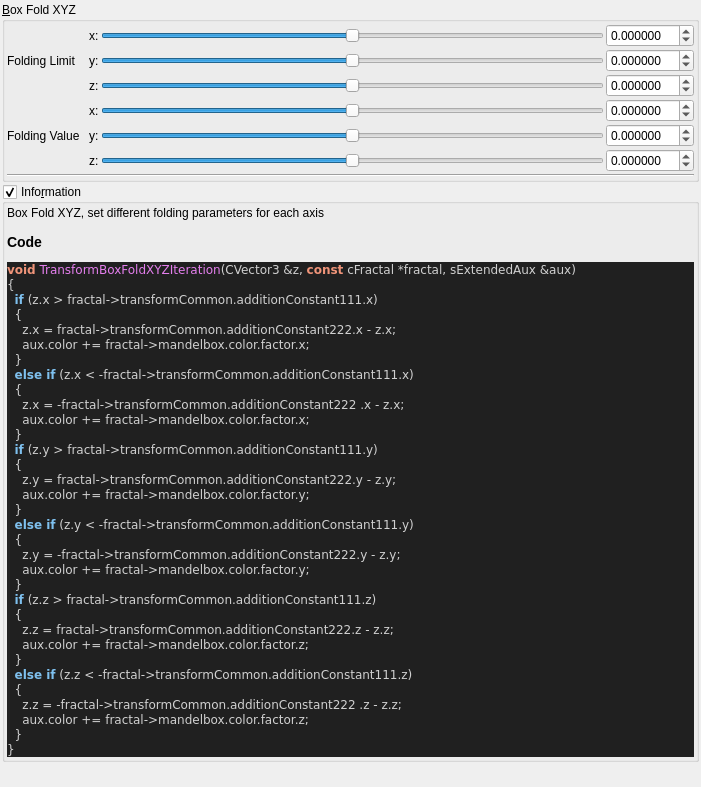
<?xml version="1.0" encoding="UTF-8"?>
<ui version="4.0">
 <class>Form</class>
 <widget class="QWidget" name="Form">
  <property name="geometry">
   <rect>
    <x>0</x>
    <y>0</y>
    <width>701</width>
    <height>787</height>
   </rect>
  </property>
  <property name="windowTitle">
   <string>Form</string>
  </property>
  <layout class="QVBoxLayout" name="verticalLayout">
   <property name="spacing">
    <number>2</number>
   </property>
   <property name="leftMargin">
    <number>2</number>
   </property>
   <property name="topMargin">
    <number>2</number>
   </property>
   <property name="rightMargin">
    <number>2</number>
   </property>
   <property name="bottomMargin">
    <number>2</number>
   </property>
   <item>
    <widget class="QGroupBox" name="groupBox_2">
     <property name="title">
      <string>&amp;Box Fold XYZ</string>
     </property>
     <property name="checkable">
      <bool>false</bool>
     </property>
     <layout class="QVBoxLayout" name="verticalLayout_38" stretch="0,0">
      <property name="spacing">
       <number>2</number>
      </property>
      <property name="leftMargin">
       <number>2</number>
      </property>
      <property name="topMargin">
       <number>2</number>
      </property>
      <property name="rightMargin">
       <number>2</number>
      </property>
      <property name="bottomMargin">
       <number>2</number>
      </property>
      <item>
       <layout class="QGridLayout" name="gridLayout_61">
        <property name="spacing">
         <number>2</number>
        </property>
        <item row="0" column="4">
         <widget class="MyDoubleSpinBox" name="spinbox3_transf_addition_constant_111_x">
          <property name="sizePolicy">
           <sizepolicy hsizetype="Minimum" vsizetype="Maximum">
            <horstretch>0</horstretch>
            <verstretch>0</verstretch>
           </sizepolicy>
          </property>
          <property name="prefix">
           <string/>
          </property>
          <property name="suffix">
           <string/>
          </property>
          <property name="decimals">
           <number>6</number>
          </property>
          <property name="minimum">
           <double>-99.989999999999995</double>
          </property>
          <property name="maximum">
           <double>99.989999999999995</double>
          </property>
          <property name="singleStep">
           <double>0.100000000000000</double>
          </property>
         </widget>
        </item>
        <item row="4" column="3">
         <widget class="QSlider" name="slider3_transf_addition_constant_222_y">
          <property name="sizePolicy">
           <sizepolicy hsizetype="Expanding" vsizetype="Maximum">
            <horstretch>0</horstretch>
            <verstretch>0</verstretch>
           </sizepolicy>
          </property>
          <property name="minimum">
           <number>-5000000</number>
          </property>
          <property name="maximum">
           <number>5000000</number>
          </property>
          <property name="singleStep">
           <number>1</number>
          </property>
          <property name="orientation">
           <enum>Qt::Horizontal</enum>
          </property>
         </widget>
        </item>
        <item row="3" column="4">
         <widget class="MyDoubleSpinBox" name="spinbox3_transf_addition_constant_222_x">
          <property name="sizePolicy">
           <sizepolicy hsizetype="Minimum" vsizetype="Maximum">
            <horstretch>0</horstretch>
            <verstretch>0</verstretch>
           </sizepolicy>
          </property>
          <property name="prefix">
           <string/>
          </property>
          <property name="suffix">
           <string/>
          </property>
          <property name="decimals">
           <number>6</number>
          </property>
          <property name="minimum">
           <double>-99.989999999999995</double>
          </property>
          <property name="maximum">
           <double>99.989999999999995</double>
          </property>
          <property name="singleStep">
           <double>0.100000000000000</double>
          </property>
         </widget>
        </item>
        <item row="4" column="4">
         <widget class="MyDoubleSpinBox" name="spinbox3_transf_addition_constant_222_y">
          <property name="sizePolicy">
           <sizepolicy hsizetype="Minimum" vsizetype="Maximum">
            <horstretch>0</horstretch>
            <verstretch>0</verstretch>
           </sizepolicy>
          </property>
          <property name="prefix">
           <string/>
          </property>
          <property name="suffix">
           <string/>
          </property>
          <property name="decimals">
           <number>6</number>
          </property>
          <property name="minimum">
           <double>-99.989999999999995</double>
          </property>
          <property name="maximum">
           <double>99.989999999999995</double>
          </property>
          <property name="singleStep">
           <double>0.100000000000000</double>
          </property>
         </widget>
        </item>
        <item row="1" column="4">
         <widget class="MyDoubleSpinBox" name="spinbox3_transf_addition_constant_111_y">
          <property name="sizePolicy">
           <sizepolicy hsizetype="Minimum" vsizetype="Maximum">
            <horstretch>0</horstretch>
            <verstretch>0</verstretch>
           </sizepolicy>
          </property>
          <property name="prefix">
           <string/>
          </property>
          <property name="suffix">
           <string/>
          </property>
          <property name="decimals">
           <number>6</number>
          </property>
          <property name="minimum">
           <double>-99.989999999999995</double>
          </property>
          <property name="maximum">
           <double>99.989999999999995</double>
          </property>
          <property name="singleStep">
           <double>0.100000000000000</double>
          </property>
         </widget>
        </item>
        <item row="3" column="3">
         <widget class="QSlider" name="slider3_transf_addition_constant_222_x">
          <property name="sizePolicy">
           <sizepolicy hsizetype="Preferred" vsizetype="Preferred">
            <horstretch>0</horstretch>
            <verstretch>0</verstretch>
           </sizepolicy>
          </property>
          <property name="minimum">
           <number>-5000000</number>
          </property>
          <property name="maximum">
           <number>5000000</number>
          </property>
          <property name="singleStep">
           <number>1</number>
          </property>
          <property name="orientation">
           <enum>Qt::Horizontal</enum>
          </property>
         </widget>
        </item>
        <item row="2" column="4">
         <widget class="MyDoubleSpinBox" name="spinbox3_transf_addition_constant_111_z">
          <property name="sizePolicy">
           <sizepolicy hsizetype="Minimum" vsizetype="Maximum">
            <horstretch>0</horstretch>
            <verstretch>0</verstretch>
           </sizepolicy>
          </property>
          <property name="prefix">
           <string/>
          </property>
          <property name="suffix">
           <string/>
          </property>
          <property name="decimals">
           <number>6</number>
          </property>
          <property name="minimum">
           <double>-99.989999999999995</double>
          </property>
          <property name="maximum">
           <double>99.989999999999995</double>
          </property>
          <property name="singleStep">
           <double>0.100000000000000</double>
          </property>
         </widget>
        </item>
        <item row="5" column="3">
         <widget class="QSlider" name="slider3_transf_addition_constant_222_z">
          <property name="sizePolicy">
           <sizepolicy hsizetype="Expanding" vsizetype="Maximum">
            <horstretch>0</horstretch>
            <verstretch>0</verstretch>
           </sizepolicy>
          </property>
          <property name="minimum">
           <number>-5000000</number>
          </property>
          <property name="maximum">
           <number>5000000</number>
          </property>
          <property name="singleStep">
           <number>1</number>
          </property>
          <property name="orientation">
           <enum>Qt::Horizontal</enum>
          </property>
         </widget>
        </item>
        <item row="5" column="4">
         <widget class="MyDoubleSpinBox" name="spinbox3_transf_addition_constant_222_z">
          <property name="sizePolicy">
           <sizepolicy hsizetype="Minimum" vsizetype="Maximum">
            <horstretch>0</horstretch>
            <verstretch>0</verstretch>
           </sizepolicy>
          </property>
          <property name="prefix">
           <string/>
          </property>
          <property name="suffix">
           <string/>
          </property>
          <property name="decimals">
           <number>6</number>
          </property>
          <property name="minimum">
           <double>-99.989999999999995</double>
          </property>
          <property name="maximum">
           <double>99.989999999999995</double>
          </property>
          <property name="singleStep">
           <double>0.100000000000000</double>
          </property>
         </widget>
        </item>
        <item row="2" column="3">
         <widget class="QSlider" name="slider3_transf_addition_constant_111_z">
          <property name="sizePolicy">
           <sizepolicy hsizetype="Expanding" vsizetype="Maximum">
            <horstretch>0</horstretch>
            <verstretch>0</verstretch>
           </sizepolicy>
          </property>
          <property name="minimum">
           <number>-5000000</number>
          </property>
          <property name="maximum">
           <number>5000000</number>
          </property>
          <property name="singleStep">
           <number>1</number>
          </property>
          <property name="orientation">
           <enum>Qt::Horizontal</enum>
          </property>
         </widget>
        </item>
        <item row="1" column="1">
         <widget class="QLabel" name="label_185">
          <property name="text">
           <string>Folding Limit  </string>
          </property>
         </widget>
        </item>
        <item row="4" column="1">
         <widget class="QLabel" name="label_189">
          <property name="text">
           <string>Folding Value  </string>
          </property>
         </widget>
        </item>
        <item row="0" column="3">
         <widget class="QSlider" name="slider3_transf_addition_constant_111_x">
          <property name="sizePolicy">
           <sizepolicy hsizetype="Preferred" vsizetype="Preferred">
            <horstretch>0</horstretch>
            <verstretch>0</verstretch>
           </sizepolicy>
          </property>
          <property name="minimum">
           <number>-5000000</number>
          </property>
          <property name="maximum">
           <number>5000000</number>
          </property>
          <property name="singleStep">
           <number>1</number>
          </property>
          <property name="orientation">
           <enum>Qt::Horizontal</enum>
          </property>
         </widget>
        </item>
        <item row="1" column="3">
         <widget class="QSlider" name="slider3_transf_addition_constant_111_y">
          <property name="sizePolicy">
           <sizepolicy hsizetype="Expanding" vsizetype="Maximum">
            <horstretch>0</horstretch>
            <verstretch>0</verstretch>
           </sizepolicy>
          </property>
          <property name="minimum">
           <number>-5000000</number>
          </property>
          <property name="maximum">
           <number>5000000</number>
          </property>
          <property name="singleStep">
           <number>1</number>
          </property>
          <property name="orientation">
           <enum>Qt::Horizontal</enum>
          </property>
         </widget>
        </item>
        <item row="0" column="2">
         <widget class="QLabel" name="label_167">
          <property name="text">
           <string>x:</string>
          </property>
         </widget>
        </item>
        <item row="1" column="2">
         <widget class="QLabel" name="label_165">
          <property name="text">
           <string>y:</string>
          </property>
         </widget>
        </item>
        <item row="2" column="2">
         <widget class="QLabel" name="label_161">
          <property name="text">
           <string>z:</string>
          </property>
         </widget>
        </item>
        <item row="5" column="2">
         <widget class="QLabel" name="label_163">
          <property name="text">
           <string>z:</string>
          </property>
         </widget>
        </item>
        <item row="4" column="2">
         <widget class="QLabel" name="label_162">
          <property name="text">
           <string>y:</string>
          </property>
         </widget>
        </item>
        <item row="3" column="2">
         <widget class="QLabel" name="label_160">
          <property name="text">
           <string>x:</string>
          </property>
         </widget>
        </item>
       </layout>
      </item>
      <item>
       <widget class="Line" name="line_30">
        <property name="orientation">
         <enum>Qt::Horizontal</enum>
        </property>
       </widget>
      </item>
     </layout>
    </widget>
   </item>
   <item>
    <widget class="MyGroupBox" name="groupCheck_info">
     <property name="title">
      <string>Info&amp;rmation</string>
     </property>
     <property name="flat">
      <bool>false</bool>
     </property>
     <property name="checkable">
      <bool>true</bool>
     </property>
     <layout class="QVBoxLayout" name="verticalLayout_2">
      <property name="spacing">
       <number>2</number>
      </property>
      <property name="leftMargin">
       <number>2</number>
      </property>
      <property name="topMargin">
       <number>2</number>
      </property>
      <property name="rightMargin">
       <number>2</number>
      </property>
      <property name="bottomMargin">
       <number>2</number>
      </property>
      <item>
       <widget class="QLabel" name="label_code_content">
        <property name="text">
         <string>&lt;p&gt;Box Fold XYZ, set different folding parameters for each axis&lt;/p&gt;&lt;table&gt;
&lt;/table&gt;
&lt;h3&gt;Code&lt;/h3&gt;
&lt;body style=&quot;background-color:#202020&quot;&gt;
&lt;pre style=&quot;color:#d0d0d0; background-color:#202020;  font-family:'Courier New',monospace;&quot;&gt;&lt;span style=&quot;color:#f09479; font-weight:bold&quot;&gt;void&lt;/span&gt; &lt;span style=&quot;color:#e47eed&quot;&gt;TransformBoxFoldXYZIteration&lt;/span&gt;&lt;span style=&quot;color:#d0d0d0&quot;&gt;(&lt;/span&gt;CVector3 &lt;span style=&quot;color:#d0d0d0&quot;&gt;&amp;amp;&lt;/span&gt;z&lt;span style=&quot;color:#d0d0d0&quot;&gt;,&lt;/span&gt; &lt;span style=&quot;color:#f09479; font-weight:bold&quot;&gt;const&lt;/span&gt; cFractal &lt;span style=&quot;color:#d0d0d0&quot;&gt;*&lt;/span&gt;fractal&lt;span style=&quot;color:#d0d0d0&quot;&gt;,&lt;/span&gt; sExtendedAux &lt;span style=&quot;color:#d0d0d0&quot;&gt;&amp;amp;&lt;/span&gt;aux&lt;span style=&quot;color:#d0d0d0&quot;&gt;)&lt;/span&gt;
&lt;span style=&quot;color:#d0d0d0&quot;&gt;{&lt;/span&gt;
  &lt;span style=&quot;color:#7ec0ee; font-weight:bold&quot;&gt;if&lt;/span&gt; &lt;span style=&quot;color:#d0d0d0&quot;&gt;(&lt;/span&gt;z&lt;span style=&quot;color:#d0d0d0&quot;&gt;.&lt;/span&gt;x &lt;span style=&quot;color:#d0d0d0&quot;&gt;&amp;gt;&lt;/span&gt; fractal&lt;span style=&quot;color:#d0d0d0&quot;&gt;-&amp;gt;&lt;/span&gt;transformCommon&lt;span style=&quot;color:#d0d0d0&quot;&gt;.&lt;/span&gt;additionConstant111&lt;span style=&quot;color:#d0d0d0&quot;&gt;.&lt;/span&gt;x&lt;span style=&quot;color:#d0d0d0&quot;&gt;)&lt;/span&gt;
  &lt;span style=&quot;color:#d0d0d0&quot;&gt;{&lt;/span&gt;
    z&lt;span style=&quot;color:#d0d0d0&quot;&gt;.&lt;/span&gt;x &lt;span style=&quot;color:#d0d0d0&quot;&gt;=&lt;/span&gt; fractal&lt;span style=&quot;color:#d0d0d0&quot;&gt;-&amp;gt;&lt;/span&gt;transformCommon&lt;span style=&quot;color:#d0d0d0&quot;&gt;.&lt;/span&gt;additionConstant222&lt;span style=&quot;color:#d0d0d0&quot;&gt;.&lt;/span&gt;x &lt;span style=&quot;color:#d0d0d0&quot;&gt;-&lt;/span&gt; z&lt;span style=&quot;color:#d0d0d0&quot;&gt;.&lt;/span&gt;x&lt;span style=&quot;color:#d0d0d0&quot;&gt;;&lt;/span&gt;
    aux&lt;span style=&quot;color:#d0d0d0&quot;&gt;.&lt;/span&gt;color &lt;span style=&quot;color:#d0d0d0&quot;&gt;+=&lt;/span&gt; fractal&lt;span style=&quot;color:#d0d0d0&quot;&gt;-&amp;gt;&lt;/span&gt;mandelbox&lt;span style=&quot;color:#d0d0d0&quot;&gt;.&lt;/span&gt;color&lt;span style=&quot;color:#d0d0d0&quot;&gt;.&lt;/span&gt;factor&lt;span style=&quot;color:#d0d0d0&quot;&gt;.&lt;/span&gt;x&lt;span style=&quot;color:#d0d0d0&quot;&gt;;&lt;/span&gt;
  &lt;span style=&quot;color:#d0d0d0&quot;&gt;}&lt;/span&gt;
  &lt;span style=&quot;color:#7ec0ee; font-weight:bold&quot;&gt;else if&lt;/span&gt; &lt;span style=&quot;color:#d0d0d0&quot;&gt;(&lt;/span&gt;z&lt;span style=&quot;color:#d0d0d0&quot;&gt;.&lt;/span&gt;x &lt;span style=&quot;color:#d0d0d0&quot;&gt;&amp;lt; -&lt;/span&gt;fractal&lt;span style=&quot;color:#d0d0d0&quot;&gt;-&amp;gt;&lt;/span&gt;transformCommon&lt;span style=&quot;color:#d0d0d0&quot;&gt;.&lt;/span&gt;additionConstant111&lt;span style=&quot;color:#d0d0d0&quot;&gt;.&lt;/span&gt;x&lt;span style=&quot;color:#d0d0d0&quot;&gt;)&lt;/span&gt;
  &lt;span style=&quot;color:#d0d0d0&quot;&gt;{&lt;/span&gt;
    z&lt;span style=&quot;color:#d0d0d0&quot;&gt;.&lt;/span&gt;x &lt;span style=&quot;color:#d0d0d0&quot;&gt;= -&lt;/span&gt;fractal&lt;span style=&quot;color:#d0d0d0&quot;&gt;-&amp;gt;&lt;/span&gt;transformCommon&lt;span style=&quot;color:#d0d0d0&quot;&gt;.&lt;/span&gt;additionConstant222 &lt;span style=&quot;color:#d0d0d0&quot;&gt;.&lt;/span&gt;x &lt;span style=&quot;color:#d0d0d0&quot;&gt;-&lt;/span&gt; z&lt;span style=&quot;color:#d0d0d0&quot;&gt;.&lt;/span&gt;x&lt;span style=&quot;color:#d0d0d0&quot;&gt;;&lt;/span&gt;
    aux&lt;span style=&quot;color:#d0d0d0&quot;&gt;.&lt;/span&gt;color &lt;span style=&quot;color:#d0d0d0&quot;&gt;+=&lt;/span&gt; fractal&lt;span style=&quot;color:#d0d0d0&quot;&gt;-&amp;gt;&lt;/span&gt;mandelbox&lt;span style=&quot;color:#d0d0d0&quot;&gt;.&lt;/span&gt;color&lt;span style=&quot;color:#d0d0d0&quot;&gt;.&lt;/span&gt;factor&lt;span style=&quot;color:#d0d0d0&quot;&gt;.&lt;/span&gt;x&lt;span style=&quot;color:#d0d0d0&quot;&gt;;&lt;/span&gt;
  &lt;span style=&quot;color:#d0d0d0&quot;&gt;}&lt;/span&gt;
  &lt;span style=&quot;color:#7ec0ee; font-weight:bold&quot;&gt;if&lt;/span&gt; &lt;span style=&quot;color:#d0d0d0&quot;&gt;(&lt;/span&gt;z&lt;span style=&quot;color:#d0d0d0&quot;&gt;.&lt;/span&gt;y &lt;span style=&quot;color:#d0d0d0&quot;&gt;&amp;gt;&lt;/span&gt; fractal&lt;span style=&quot;color:#d0d0d0&quot;&gt;-&amp;gt;&lt;/span&gt;transformCommon&lt;span style=&quot;color:#d0d0d0&quot;&gt;.&lt;/span&gt;additionConstant111&lt;span style=&quot;color:#d0d0d0&quot;&gt;.&lt;/span&gt;y&lt;span style=&quot;color:#d0d0d0&quot;&gt;)&lt;/span&gt;
  &lt;span style=&quot;color:#d0d0d0&quot;&gt;{&lt;/span&gt;
    z&lt;span style=&quot;color:#d0d0d0&quot;&gt;.&lt;/span&gt;y &lt;span style=&quot;color:#d0d0d0&quot;&gt;=&lt;/span&gt; fractal&lt;span style=&quot;color:#d0d0d0&quot;&gt;-&amp;gt;&lt;/span&gt;transformCommon&lt;span style=&quot;color:#d0d0d0&quot;&gt;.&lt;/span&gt;additionConstant222&lt;span style=&quot;color:#d0d0d0&quot;&gt;.&lt;/span&gt;y &lt;span style=&quot;color:#d0d0d0&quot;&gt;-&lt;/span&gt; z&lt;span style=&quot;color:#d0d0d0&quot;&gt;.&lt;/span&gt;y&lt;span style=&quot;color:#d0d0d0&quot;&gt;;&lt;/span&gt;
    aux&lt;span style=&quot;color:#d0d0d0&quot;&gt;.&lt;/span&gt;color &lt;span style=&quot;color:#d0d0d0&quot;&gt;+=&lt;/span&gt; fractal&lt;span style=&quot;color:#d0d0d0&quot;&gt;-&amp;gt;&lt;/span&gt;mandelbox&lt;span style=&quot;color:#d0d0d0&quot;&gt;.&lt;/span&gt;color&lt;span style=&quot;color:#d0d0d0&quot;&gt;.&lt;/span&gt;factor&lt;span style=&quot;color:#d0d0d0&quot;&gt;.&lt;/span&gt;y&lt;span style=&quot;color:#d0d0d0&quot;&gt;;&lt;/span&gt;
  &lt;span style=&quot;color:#d0d0d0&quot;&gt;}&lt;/span&gt;
  &lt;span style=&quot;color:#7ec0ee; font-weight:bold&quot;&gt;else if&lt;/span&gt; &lt;span style=&quot;color:#d0d0d0&quot;&gt;(&lt;/span&gt;z&lt;span style=&quot;color:#d0d0d0&quot;&gt;.&lt;/span&gt;y &lt;span style=&quot;color:#d0d0d0&quot;&gt;&amp;lt; -&lt;/span&gt;fractal&lt;span style=&quot;color:#d0d0d0&quot;&gt;-&amp;gt;&lt;/span&gt;transformCommon&lt;span style=&quot;color:#d0d0d0&quot;&gt;.&lt;/span&gt;additionConstant111&lt;span style=&quot;color:#d0d0d0&quot;&gt;.&lt;/span&gt;y&lt;span style=&quot;color:#d0d0d0&quot;&gt;)&lt;/span&gt;
  &lt;span style=&quot;color:#d0d0d0&quot;&gt;{&lt;/span&gt;
    z&lt;span style=&quot;color:#d0d0d0&quot;&gt;.&lt;/span&gt;y &lt;span style=&quot;color:#d0d0d0&quot;&gt;= -&lt;/span&gt;fractal&lt;span style=&quot;color:#d0d0d0&quot;&gt;-&amp;gt;&lt;/span&gt;transformCommon&lt;span style=&quot;color:#d0d0d0&quot;&gt;.&lt;/span&gt;additionConstant222&lt;span style=&quot;color:#d0d0d0&quot;&gt;.&lt;/span&gt;y &lt;span style=&quot;color:#d0d0d0&quot;&gt;-&lt;/span&gt; z&lt;span style=&quot;color:#d0d0d0&quot;&gt;.&lt;/span&gt;y&lt;span style=&quot;color:#d0d0d0&quot;&gt;;&lt;/span&gt;
    aux&lt;span style=&quot;color:#d0d0d0&quot;&gt;.&lt;/span&gt;color &lt;span style=&quot;color:#d0d0d0&quot;&gt;+=&lt;/span&gt; fractal&lt;span style=&quot;color:#d0d0d0&quot;&gt;-&amp;gt;&lt;/span&gt;mandelbox&lt;span style=&quot;color:#d0d0d0&quot;&gt;.&lt;/span&gt;color&lt;span style=&quot;color:#d0d0d0&quot;&gt;.&lt;/span&gt;factor&lt;span style=&quot;color:#d0d0d0&quot;&gt;.&lt;/span&gt;y&lt;span style=&quot;color:#d0d0d0&quot;&gt;;&lt;/span&gt;
  &lt;span style=&quot;color:#d0d0d0&quot;&gt;}&lt;/span&gt;
  &lt;span style=&quot;color:#7ec0ee; font-weight:bold&quot;&gt;if&lt;/span&gt; &lt;span style=&quot;color:#d0d0d0&quot;&gt;(&lt;/span&gt;z&lt;span style=&quot;color:#d0d0d0&quot;&gt;.&lt;/span&gt;z &lt;span style=&quot;color:#d0d0d0&quot;&gt;&amp;gt;&lt;/span&gt; fractal&lt;span style=&quot;color:#d0d0d0&quot;&gt;-&amp;gt;&lt;/span&gt;transformCommon&lt;span style=&quot;color:#d0d0d0&quot;&gt;.&lt;/span&gt;additionConstant111&lt;span style=&quot;color:#d0d0d0&quot;&gt;.&lt;/span&gt;z&lt;span style=&quot;color:#d0d0d0&quot;&gt;)&lt;/span&gt;
  &lt;span style=&quot;color:#d0d0d0&quot;&gt;{&lt;/span&gt;
    z&lt;span style=&quot;color:#d0d0d0&quot;&gt;.&lt;/span&gt;z &lt;span style=&quot;color:#d0d0d0&quot;&gt;=&lt;/span&gt; fractal&lt;span style=&quot;color:#d0d0d0&quot;&gt;-&amp;gt;&lt;/span&gt;transformCommon&lt;span style=&quot;color:#d0d0d0&quot;&gt;.&lt;/span&gt;additionConstant222&lt;span style=&quot;color:#d0d0d0&quot;&gt;.&lt;/span&gt;z &lt;span style=&quot;color:#d0d0d0&quot;&gt;-&lt;/span&gt; z&lt;span style=&quot;color:#d0d0d0&quot;&gt;.&lt;/span&gt;z&lt;span style=&quot;color:#d0d0d0&quot;&gt;;&lt;/span&gt;
    aux&lt;span style=&quot;color:#d0d0d0&quot;&gt;.&lt;/span&gt;color &lt;span style=&quot;color:#d0d0d0&quot;&gt;+=&lt;/span&gt; fractal&lt;span style=&quot;color:#d0d0d0&quot;&gt;-&amp;gt;&lt;/span&gt;mandelbox&lt;span style=&quot;color:#d0d0d0&quot;&gt;.&lt;/span&gt;color&lt;span style=&quot;color:#d0d0d0&quot;&gt;.&lt;/span&gt;factor&lt;span style=&quot;color:#d0d0d0&quot;&gt;.&lt;/span&gt;z&lt;span style=&quot;color:#d0d0d0&quot;&gt;;&lt;/span&gt;
  &lt;span style=&quot;color:#d0d0d0&quot;&gt;}&lt;/span&gt;
  &lt;span style=&quot;color:#7ec0ee; font-weight:bold&quot;&gt;else if&lt;/span&gt; &lt;span style=&quot;color:#d0d0d0&quot;&gt;(&lt;/span&gt;z&lt;span style=&quot;color:#d0d0d0&quot;&gt;.&lt;/span&gt;z &lt;span style=&quot;color:#d0d0d0&quot;&gt;&amp;lt; -&lt;/span&gt;fractal&lt;span style=&quot;color:#d0d0d0&quot;&gt;-&amp;gt;&lt;/span&gt;transformCommon&lt;span style=&quot;color:#d0d0d0&quot;&gt;.&lt;/span&gt;additionConstant111&lt;span style=&quot;color:#d0d0d0&quot;&gt;.&lt;/span&gt;z&lt;span style=&quot;color:#d0d0d0&quot;&gt;)&lt;/span&gt;
  &lt;span style=&quot;color:#d0d0d0&quot;&gt;{&lt;/span&gt;
    z&lt;span style=&quot;color:#d0d0d0&quot;&gt;.&lt;/span&gt;z &lt;span style=&quot;color:#d0d0d0&quot;&gt;= -&lt;/span&gt;fractal&lt;span style=&quot;color:#d0d0d0&quot;&gt;-&amp;gt;&lt;/span&gt;transformCommon&lt;span style=&quot;color:#d0d0d0&quot;&gt;.&lt;/span&gt;additionConstant222 &lt;span style=&quot;color:#d0d0d0&quot;&gt;.&lt;/span&gt;z &lt;span style=&quot;color:#d0d0d0&quot;&gt;-&lt;/span&gt; z&lt;span style=&quot;color:#d0d0d0&quot;&gt;.&lt;/span&gt;z&lt;span style=&quot;color:#d0d0d0&quot;&gt;;&lt;/span&gt;
    aux&lt;span style=&quot;color:#d0d0d0&quot;&gt;.&lt;/span&gt;color &lt;span style=&quot;color:#d0d0d0&quot;&gt;+=&lt;/span&gt; fractal&lt;span style=&quot;color:#d0d0d0&quot;&gt;-&amp;gt;&lt;/span&gt;mandelbox&lt;span style=&quot;color:#d0d0d0&quot;&gt;.&lt;/span&gt;color&lt;span style=&quot;color:#d0d0d0&quot;&gt;.&lt;/span&gt;factor&lt;span style=&quot;color:#d0d0d0&quot;&gt;.&lt;/span&gt;z&lt;span style=&quot;color:#d0d0d0&quot;&gt;;&lt;/span&gt;
  &lt;span style=&quot;color:#d0d0d0&quot;&gt;}&lt;/span&gt;
&lt;span style=&quot;color:#d0d0d0&quot;&gt;}&lt;/span&gt;
&lt;/pre&gt;
&lt;/body&gt;</string>
        </property>
        <property name="wordWrap">
         <bool>true</bool>
        </property>
        <property name="openExternalLinks">
         <bool>true</bool>
        </property>
        <property name="textInteractionFlags">
         <set>Qt::LinksAccessibleByMouse|Qt::TextSelectableByMouse</set>
        </property>
       </widget>
      </item>
     </layout>
    </widget>
   </item>
   <item>
    <spacer name="verticalSpacer">
     <property name="orientation">
      <enum>Qt::Vertical</enum>
     </property>
     <property name="sizeHint" stdset="0">
      <size>
       <width>20</width>
       <height>40</height>
      </size>
     </property>
    </spacer>
   </item>
  </layout>
 </widget>
 <customwidgets>
  <customwidget>
   <class>MyDoubleSpinBox</class>
   <extends>QDoubleSpinBox</extends>
   <header>mydoublespinbox.h</header>
  </customwidget>
  <customwidget>
   <class>MyGroupBox</class>
   <extends>QGroupBox</extends>
   <header>mygroupbox.h</header>
   <container>1</container>
  </customwidget>
 </customwidgets>
 <resources/>
 <connections/>
</ui>
